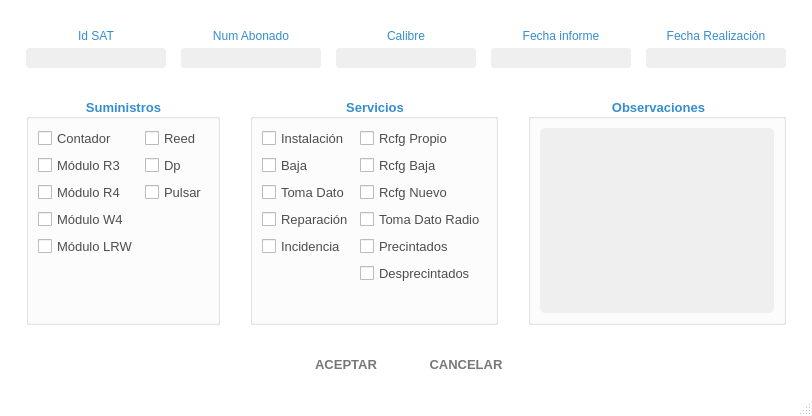
<?xml version="1.0" encoding="UTF-8"?>
<ui version="4.0">
 <class>Informe_Instalacion_Servicios</class>
 <widget class="QMainWindow" name="Informe_Instalacion_Servicios">
  <property name="geometry">
   <rect>
    <x>0</x>
    <y>0</y>
    <width>812</width>
    <height>416</height>
   </rect>
  </property>
  <property name="palette">
   <palette>
    <active>
     <colorrole role="Base">
      <brush brushstyle="SolidPattern">
       <color alpha="255">
        <red>46</red>
        <green>47</green>
        <blue>48</blue>
       </color>
      </brush>
     </colorrole>
     <colorrole role="Window">
      <brush brushstyle="SolidPattern">
       <color alpha="255">
        <red>255</red>
        <green>255</green>
        <blue>255</blue>
       </color>
      </brush>
     </colorrole>
    </active>
    <inactive>
     <colorrole role="Base">
      <brush brushstyle="SolidPattern">
       <color alpha="255">
        <red>46</red>
        <green>47</green>
        <blue>48</blue>
       </color>
      </brush>
     </colorrole>
     <colorrole role="Window">
      <brush brushstyle="SolidPattern">
       <color alpha="255">
        <red>255</red>
        <green>255</green>
        <blue>255</blue>
       </color>
      </brush>
     </colorrole>
    </inactive>
    <disabled>
     <colorrole role="Base">
      <brush brushstyle="SolidPattern">
       <color alpha="255">
        <red>255</red>
        <green>255</green>
        <blue>255</blue>
       </color>
      </brush>
     </colorrole>
     <colorrole role="Window">
      <brush brushstyle="SolidPattern">
       <color alpha="255">
        <red>255</red>
        <green>255</green>
        <blue>255</blue>
       </color>
      </brush>
     </colorrole>
    </disabled>
   </palette>
  </property>
  <property name="windowTitle">
   <string>MainWindow</string>
  </property>
  <widget class="QWidget" name="centralwidget">
   <layout class="QVBoxLayout" name="verticalLayout_13">
    <item>
     <layout class="QHBoxLayout" name="horizontalLayout_3">
      <property name="topMargin">
       <number>20</number>
      </property>
      <item>
       <spacer name="horizontalSpacer_3">
        <property name="orientation">
         <enum>Qt::Horizontal</enum>
        </property>
        <property name="sizeHint" stdset="0">
         <size>
          <width>40</width>
          <height>20</height>
         </size>
        </property>
       </spacer>
      </item>
      <item>
       <layout class="QVBoxLayout" name="verticalLayout_12">
        <property name="spacing">
         <number>20</number>
        </property>
        <item>
         <layout class="QVBoxLayout" name="verticalLayout_6">
          <property name="spacing">
           <number>30</number>
          </property>
          <item>
           <layout class="QHBoxLayout" name="horizontalLayout_4">
            <property name="spacing">
             <number>15</number>
            </property>
            <item>
             <layout class="QVBoxLayout" name="verticalLayout_85">
              <property name="spacing">
               <number>5</number>
              </property>
              <item>
               <widget class="QLabel" name="lb_ID_FINCA">
                <property name="styleSheet">
                 <string notr="true">font: 63 10pt &quot;Segoe UI Semibold&quot;;color: rgb(54, 141, 206);</string>
                </property>
                <property name="text">
                 <string>Id SAT</string>
                </property>
                <property name="alignment">
                 <set>Qt::AlignCenter</set>
                </property>
               </widget>
              </item>
              <item>
               <widget class="QLineEdit" name="le_id_sat">
                <property name="minimumSize">
                 <size>
                  <width>0</width>
                  <height>20</height>
                 </size>
                </property>
                <property name="styleSheet">
                 <string notr="true">background-color: #EFEFEF; 
border-radius: 3px;
color:rgb(50, 50, 50);</string>
                </property>
                <property name="alignment">
                 <set>Qt::AlignCenter</set>
                </property>
               </widget>
              </item>
             </layout>
            </item>
            <item>
             <layout class="QVBoxLayout" name="verticalLayout_86">
              <property name="spacing">
               <number>5</number>
              </property>
              <item>
               <widget class="QLabel" name="lb_ID_FINCA_2">
                <property name="styleSheet">
                 <string notr="true">font: 63 10pt &quot;Segoe UI Semibold&quot;;color: rgb(54, 141, 206);</string>
                </property>
                <property name="text">
                 <string>Num Abonado</string>
                </property>
                <property name="alignment">
                 <set>Qt::AlignCenter</set>
                </property>
               </widget>
              </item>
              <item>
               <widget class="QLineEdit" name="le_numero_abonado">
                <property name="minimumSize">
                 <size>
                  <width>0</width>
                  <height>20</height>
                 </size>
                </property>
                <property name="styleSheet">
                 <string notr="true">background-color: #EFEFEF; 
border-radius: 3px;
color:rgb(50, 50, 50);</string>
                </property>
                <property name="alignment">
                 <set>Qt::AlignCenter</set>
                </property>
               </widget>
              </item>
             </layout>
            </item>
            <item>
             <layout class="QVBoxLayout" name="verticalLayout_87">
              <property name="spacing">
               <number>5</number>
              </property>
              <item>
               <widget class="QLabel" name="lb_ID_FINCA_3">
                <property name="styleSheet">
                 <string notr="true">font: 63 10pt &quot;Segoe UI Semibold&quot;;color: rgb(54, 141, 206);</string>
                </property>
                <property name="text">
                 <string>Calibre</string>
                </property>
                <property name="alignment">
                 <set>Qt::AlignCenter</set>
                </property>
               </widget>
              </item>
              <item>
               <widget class="QLineEdit" name="le_calibre_real">
                <property name="minimumSize">
                 <size>
                  <width>0</width>
                  <height>20</height>
                 </size>
                </property>
                <property name="styleSheet">
                 <string notr="true">background-color: #EFEFEF; 
border-radius: 3px;
color:rgb(50, 50, 50);</string>
                </property>
                <property name="alignment">
                 <set>Qt::AlignCenter</set>
                </property>
               </widget>
              </item>
             </layout>
            </item>
            <item>
             <layout class="QVBoxLayout" name="verticalLayout_88">
              <property name="spacing">
               <number>5</number>
              </property>
              <item>
               <widget class="QLabel" name="lb_ID_FINCA_4">
                <property name="styleSheet">
                 <string notr="true">font: 63 10pt &quot;Segoe UI Semibold&quot;;color: rgb(54, 141, 206);</string>
                </property>
                <property name="text">
                 <string>Fecha informe</string>
                </property>
                <property name="alignment">
                 <set>Qt::AlignCenter</set>
                </property>
               </widget>
              </item>
              <item>
               <widget class="QLineEdit" name="le_fecha_informe">
                <property name="minimumSize">
                 <size>
                  <width>0</width>
                  <height>20</height>
                 </size>
                </property>
                <property name="styleSheet">
                 <string notr="true">background-color: #EFEFEF; 
border-radius: 3px;
color:rgb(50, 50, 50);</string>
                </property>
                <property name="alignment">
                 <set>Qt::AlignCenter</set>
                </property>
               </widget>
              </item>
             </layout>
            </item>
            <item>
             <layout class="QVBoxLayout" name="verticalLayout_89">
              <property name="spacing">
               <number>5</number>
              </property>
              <item>
               <widget class="QLabel" name="lb_ID_FINCA_5">
                <property name="styleSheet">
                 <string notr="true">font: 63 10pt &quot;Segoe UI Semibold&quot;;color: rgb(54, 141, 206);</string>
                </property>
                <property name="text">
                 <string>Fecha Realización</string>
                </property>
                <property name="alignment">
                 <set>Qt::AlignCenter</set>
                </property>
               </widget>
              </item>
              <item>
               <widget class="QLineEdit" name="le_fecha_realizacion">
                <property name="minimumSize">
                 <size>
                  <width>0</width>
                  <height>20</height>
                 </size>
                </property>
                <property name="styleSheet">
                 <string notr="true">background-color: #EFEFEF; 
border-radius: 3px;
color:rgb(50, 50, 50);</string>
                </property>
                <property name="alignment">
                 <set>Qt::AlignCenter</set>
                </property>
               </widget>
              </item>
             </layout>
            </item>
           </layout>
          </item>
          <item>
           <layout class="QHBoxLayout" name="horizontalLayout_5">
            <item>
             <layout class="QVBoxLayout" name="verticalLayout_11">
              <item>
               <widget class="QGroupBox" name="gb_suministros">
                <property name="font">
                 <font>
                  <family>Segoe UI</family>
                  <pointsize>10</pointsize>
                  <weight>75</weight>
                  <bold>true</bold>
                 </font>
                </property>
                <property name="styleSheet">
                 <string notr="true">color: rgb(54, 141, 206);
</string>
                </property>
                <property name="title">
                 <string>Suministros</string>
                </property>
                <property name="alignment">
                 <set>Qt::AlignCenter</set>
                </property>
                <layout class="QVBoxLayout" name="verticalLayout_4">
                 <item>
                  <layout class="QHBoxLayout" name="horizontalLayout">
                   <item>
                    <layout class="QVBoxLayout" name="verticalLayout">
                     <item>
                      <widget class="QCheckBox" name="cb_contador">
                       <property name="font">
                        <font>
                         <family>Segoe UI</family>
                         <pointsize>10</pointsize>
                        </font>
                       </property>
                       <property name="styleSheet">
                        <string notr="true">QCheckBox {
	color: rgb(77, 77, 77);
}

QCheckBox::indicator::checked{
    width: 25px;
	height: 25px;
	image: url(:/icons/checked.png);
}
QCheckBox::indicator::unchecked{
    width: 25px;
	height: 25px;
	image: url(:/icons/unchecked.png);
}</string>
                       </property>
                       <property name="text">
                        <string>Contador</string>
                       </property>
                      </widget>
                     </item>
                     <item>
                      <widget class="QCheckBox" name="cb_modulor3">
                       <property name="font">
                        <font>
                         <family>Segoe UI</family>
                         <pointsize>10</pointsize>
                        </font>
                       </property>
                       <property name="styleSheet">
                        <string notr="true">QCheckBox {
	color: rgb(77, 77, 77);
}

QCheckBox::indicator::checked{
    width: 25px;
	height: 25px;
	image: url(:/icons/checked.png);
}
QCheckBox::indicator::unchecked{
    width: 25px;
	height: 25px;
	image: url(:/icons/unchecked.png);
}</string>
                       </property>
                       <property name="text">
                        <string>Módulo R3</string>
                       </property>
                      </widget>
                     </item>
                     <item>
                      <widget class="QCheckBox" name="cb_modulor4">
                       <property name="font">
                        <font>
                         <family>Segoe UI</family>
                         <pointsize>10</pointsize>
                        </font>
                       </property>
                       <property name="styleSheet">
                        <string notr="true">QCheckBox {
	color: rgb(77, 77, 77);
}

QCheckBox::indicator::checked{
    width: 25px;
	height: 25px;
	image: url(:/icons/checked.png);
}
QCheckBox::indicator::unchecked{
    width: 25px;
	height: 25px;
	image: url(:/icons/unchecked.png);
}</string>
                       </property>
                       <property name="text">
                        <string>Módulo R4</string>
                       </property>
                      </widget>
                     </item>
                     <item>
                      <widget class="QCheckBox" name="cb_modulow4">
                       <property name="font">
                        <font>
                         <family>Segoe UI</family>
                         <pointsize>10</pointsize>
                        </font>
                       </property>
                       <property name="styleSheet">
                        <string notr="true">QCheckBox {
	color: rgb(77, 77, 77);
}

QCheckBox::indicator::checked{
    width: 25px;
	height: 25px;
	image: url(:/icons/checked.png);
}
QCheckBox::indicator::unchecked{
    width: 25px;
	height: 25px;
	image: url(:/icons/unchecked.png);
}</string>
                       </property>
                       <property name="text">
                        <string>Módulo W4</string>
                       </property>
                      </widget>
                     </item>
                     <item>
                      <widget class="QCheckBox" name="cb_modulolrw">
                       <property name="font">
                        <font>
                         <family>Segoe UI</family>
                         <pointsize>10</pointsize>
                        </font>
                       </property>
                       <property name="styleSheet">
                        <string notr="true">QCheckBox {
	color: rgb(77, 77, 77);
}

QCheckBox::indicator::checked{
    width: 25px;
	height: 25px;
	image: url(:/icons/checked.png);
}
QCheckBox::indicator::unchecked{
    width: 25px;
	height: 25px;
	image: url(:/icons/unchecked.png);
}</string>
                       </property>
                       <property name="text">
                        <string>Módulo LRW</string>
                       </property>
                      </widget>
                     </item>
                     <item>
                      <spacer name="verticalSpacer_2">
                       <property name="orientation">
                        <enum>Qt::Vertical</enum>
                       </property>
                       <property name="sizeHint" stdset="0">
                        <size>
                         <width>20</width>
                         <height>40</height>
                        </size>
                       </property>
                      </spacer>
                     </item>
                    </layout>
                   </item>
                   <item>
                    <layout class="QVBoxLayout" name="verticalLayout_3">
                     <item>
                      <layout class="QVBoxLayout" name="verticalLayout_2">
                       <item>
                        <widget class="QCheckBox" name="cb_reed">
                         <property name="font">
                          <font>
                           <family>Segoe UI</family>
                           <pointsize>10</pointsize>
                          </font>
                         </property>
                         <property name="styleSheet">
                          <string notr="true">QCheckBox {
	color: rgb(77, 77, 77);
}

QCheckBox::indicator::checked{
    width: 25px;
	height: 25px;
	image: url(:/icons/checked.png);
}
QCheckBox::indicator::unchecked{
    width: 25px;
	height: 25px;
	image: url(:/icons/unchecked.png);
}</string>
                         </property>
                         <property name="text">
                          <string>Reed</string>
                         </property>
                        </widget>
                       </item>
                       <item>
                        <widget class="QCheckBox" name="cb_dp">
                         <property name="font">
                          <font>
                           <family>Segoe UI</family>
                           <pointsize>10</pointsize>
                          </font>
                         </property>
                         <property name="styleSheet">
                          <string notr="true">QCheckBox {
	color: rgb(77, 77, 77);
}

QCheckBox::indicator::checked{
    width: 25px;
	height: 25px;
	image: url(:/icons/checked.png);
}
QCheckBox::indicator::unchecked{
    width: 25px;
	height: 25px;
	image: url(:/icons/unchecked.png);
}</string>
                         </property>
                         <property name="text">
                          <string>Dp</string>
                         </property>
                        </widget>
                       </item>
                       <item>
                        <widget class="QCheckBox" name="cb_pulsar">
                         <property name="font">
                          <font>
                           <family>Segoe UI</family>
                           <pointsize>10</pointsize>
                          </font>
                         </property>
                         <property name="styleSheet">
                          <string notr="true">QCheckBox {
	color: rgb(77, 77, 77);
}

QCheckBox::indicator::checked{
    width: 25px;
	height: 25px;
	image: url(:/icons/checked.png);
}
QCheckBox::indicator::unchecked{
    width: 25px;
	height: 25px;
	image: url(:/icons/unchecked.png);
}</string>
                         </property>
                         <property name="text">
                          <string>Pulsar</string>
                         </property>
                        </widget>
                       </item>
                      </layout>
                     </item>
                     <item>
                      <spacer name="verticalSpacer">
                       <property name="orientation">
                        <enum>Qt::Vertical</enum>
                       </property>
                       <property name="sizeHint" stdset="0">
                        <size>
                         <width>20</width>
                         <height>40</height>
                        </size>
                       </property>
                      </spacer>
                     </item>
                    </layout>
                   </item>
                  </layout>
                 </item>
                </layout>
               </widget>
              </item>
             </layout>
            </item>
            <item>
             <widget class="QGroupBox" name="gb_servicios">
              <property name="font">
               <font>
                <family>Segoe UI</family>
                <pointsize>10</pointsize>
                <weight>75</weight>
                <bold>true</bold>
               </font>
              </property>
              <property name="styleSheet">
               <string notr="true">color: rgb(54, 141, 206);
</string>
              </property>
              <property name="title">
               <string>Servicios</string>
              </property>
              <property name="alignment">
               <set>Qt::AlignCenter</set>
              </property>
              <layout class="QVBoxLayout" name="verticalLayout_9">
               <item>
                <layout class="QHBoxLayout" name="horizontalLayout_2">
                 <item>
                  <layout class="QVBoxLayout" name="verticalLayout_5">
                   <item>
                    <widget class="QCheckBox" name="cb_instalacion">
                     <property name="font">
                      <font>
                       <family>Segoe UI</family>
                       <pointsize>10</pointsize>
                      </font>
                     </property>
                     <property name="styleSheet">
                      <string notr="true">QCheckBox {
	color: rgb(77, 77, 77);
}

QCheckBox::indicator::checked{
    width: 25px;
	height: 25px;
	image: url(:/icons/checked.png);
}
QCheckBox::indicator::unchecked{
    width: 25px;
	height: 25px;
	image: url(:/icons/unchecked.png);
}</string>
                     </property>
                     <property name="text">
                      <string>Instalación</string>
                     </property>
                    </widget>
                   </item>
                   <item>
                    <widget class="QCheckBox" name="cb_baja">
                     <property name="font">
                      <font>
                       <family>Segoe UI</family>
                       <pointsize>10</pointsize>
                      </font>
                     </property>
                     <property name="styleSheet">
                      <string notr="true">QCheckBox {
	color: rgb(77, 77, 77);
}

QCheckBox::indicator::checked{
    width: 25px;
	height: 25px;
	image: url(:/icons/checked.png);
}
QCheckBox::indicator::unchecked{
    width: 25px;
	height: 25px;
	image: url(:/icons/unchecked.png);
}</string>
                     </property>
                     <property name="text">
                      <string>Baja</string>
                     </property>
                    </widget>
                   </item>
                   <item>
                    <widget class="QCheckBox" name="cb_toma_dato">
                     <property name="font">
                      <font>
                       <family>Segoe UI</family>
                       <pointsize>10</pointsize>
                      </font>
                     </property>
                     <property name="styleSheet">
                      <string notr="true">QCheckBox {
	color: rgb(77, 77, 77);
}

QCheckBox::indicator::checked{
    width: 25px;
	height: 25px;
	image: url(:/icons/checked.png);
}
QCheckBox::indicator::unchecked{
    width: 25px;
	height: 25px;
	image: url(:/icons/unchecked.png);
}</string>
                     </property>
                     <property name="text">
                      <string>Toma Dato</string>
                     </property>
                    </widget>
                   </item>
                   <item>
                    <widget class="QCheckBox" name="cb_reparacion">
                     <property name="font">
                      <font>
                       <family>Segoe UI</family>
                       <pointsize>10</pointsize>
                      </font>
                     </property>
                     <property name="styleSheet">
                      <string notr="true">QCheckBox {
	color: rgb(77, 77, 77);
}

QCheckBox::indicator::checked{
    width: 25px;
	height: 25px;
	image: url(:/icons/checked.png);
}
QCheckBox::indicator::unchecked{
    width: 25px;
	height: 25px;
	image: url(:/icons/unchecked.png);
}</string>
                     </property>
                     <property name="text">
                      <string>Reparación</string>
                     </property>
                    </widget>
                   </item>
                   <item>
                    <widget class="QCheckBox" name="cb_incidencia">
                     <property name="font">
                      <font>
                       <family>Segoe UI</family>
                       <pointsize>10</pointsize>
                      </font>
                     </property>
                     <property name="styleSheet">
                      <string notr="true">QCheckBox {
	color: rgb(77, 77, 77);
}

QCheckBox::indicator::checked{
    width: 25px;
	height: 25px;
	image: url(:/icons/checked.png);
}
QCheckBox::indicator::unchecked{
    width: 25px;
	height: 25px;
	image: url(:/icons/unchecked.png);
}</string>
                     </property>
                     <property name="text">
                      <string>Incidencia</string>
                     </property>
                    </widget>
                   </item>
                   <item>
                    <spacer name="verticalSpacer_4">
                     <property name="orientation">
                      <enum>Qt::Vertical</enum>
                     </property>
                     <property name="sizeHint" stdset="0">
                      <size>
                       <width>20</width>
                       <height>40</height>
                      </size>
                     </property>
                    </spacer>
                   </item>
                  </layout>
                 </item>
                 <item>
                  <layout class="QVBoxLayout" name="verticalLayout_8">
                   <item>
                    <layout class="QVBoxLayout" name="verticalLayout_7">
                     <item>
                      <widget class="QCheckBox" name="cb_refugio_propio">
                       <property name="font">
                        <font>
                         <family>Segoe UI</family>
                         <pointsize>10</pointsize>
                        </font>
                       </property>
                       <property name="styleSheet">
                        <string notr="true">QCheckBox {
	color: rgb(77, 77, 77);
}

QCheckBox::indicator::checked{
    width: 25px;
	height: 25px;
	image: url(:/icons/checked.png);
}
QCheckBox::indicator::unchecked{
    width: 25px;
	height: 25px;
	image: url(:/icons/unchecked.png);
}</string>
                       </property>
                       <property name="text">
                        <string>Rcfg Propio</string>
                       </property>
                      </widget>
                     </item>
                     <item>
                      <widget class="QCheckBox" name="cb_refugio_baja">
                       <property name="font">
                        <font>
                         <family>Segoe UI</family>
                         <pointsize>10</pointsize>
                        </font>
                       </property>
                       <property name="styleSheet">
                        <string notr="true">QCheckBox {
	color: rgb(77, 77, 77);
}

QCheckBox::indicator::checked{
    width: 25px;
	height: 25px;
	image: url(:/icons/checked.png);
}
QCheckBox::indicator::unchecked{
    width: 25px;
	height: 25px;
	image: url(:/icons/unchecked.png);
}</string>
                       </property>
                       <property name="text">
                        <string>Rcfg Baja</string>
                       </property>
                      </widget>
                     </item>
                     <item>
                      <widget class="QCheckBox" name="cb_refugio_nuevo">
                       <property name="font">
                        <font>
                         <family>Segoe UI</family>
                         <pointsize>10</pointsize>
                        </font>
                       </property>
                       <property name="styleSheet">
                        <string notr="true">QCheckBox {
	color: rgb(77, 77, 77);
}

QCheckBox::indicator::checked{
    width: 25px;
	height: 25px;
	image: url(:/icons/checked.png);
}
QCheckBox::indicator::unchecked{
    width: 25px;
	height: 25px;
	image: url(:/icons/unchecked.png);
}</string>
                       </property>
                       <property name="text">
                        <string>Rcfg Nuevo</string>
                       </property>
                      </widget>
                     </item>
                     <item>
                      <widget class="QCheckBox" name="cb_toma_dato_radio">
                       <property name="font">
                        <font>
                         <family>Segoe UI</family>
                         <pointsize>10</pointsize>
                        </font>
                       </property>
                       <property name="styleSheet">
                        <string notr="true">QCheckBox {
	color: rgb(77, 77, 77);
}

QCheckBox::indicator::checked{
    width: 25px;
	height: 25px;
	image: url(:/icons/checked.png);
}
QCheckBox::indicator::unchecked{
    width: 25px;
	height: 25px;
	image: url(:/icons/unchecked.png);
}</string>
                       </property>
                       <property name="text">
                        <string>Toma Dato Radio</string>
                       </property>
                      </widget>
                     </item>
                     <item>
                      <widget class="QCheckBox" name="cb_precintados">
                       <property name="font">
                        <font>
                         <family>Segoe UI</family>
                         <pointsize>10</pointsize>
                        </font>
                       </property>
                       <property name="styleSheet">
                        <string notr="true">QCheckBox {
	color: rgb(77, 77, 77);
}

QCheckBox::indicator::checked{
    width: 25px;
	height: 25px;
	image: url(:/icons/checked.png);
}
QCheckBox::indicator::unchecked{
    width: 25px;
	height: 25px;
	image: url(:/icons/unchecked.png);
}</string>
                       </property>
                       <property name="text">
                        <string>Precintados</string>
                       </property>
                      </widget>
                     </item>
                     <item>
                      <widget class="QCheckBox" name="cb_desprecintados">
                       <property name="font">
                        <font>
                         <family>Segoe UI</family>
                         <pointsize>10</pointsize>
                        </font>
                       </property>
                       <property name="styleSheet">
                        <string notr="true">QCheckBox {
	color: rgb(77, 77, 77);
}

QCheckBox::indicator::checked{
    width: 25px;
	height: 25px;
	image: url(:/icons/checked.png);
}
QCheckBox::indicator::unchecked{
    width: 25px;
	height: 25px;
	image: url(:/icons/unchecked.png);
}</string>
                       </property>
                       <property name="text">
                        <string>Desprecintados</string>
                       </property>
                      </widget>
                     </item>
                     <item>
                      <spacer name="verticalSpacer_3">
                       <property name="orientation">
                        <enum>Qt::Vertical</enum>
                       </property>
                       <property name="sizeHint" stdset="0">
                        <size>
                         <width>20</width>
                         <height>40</height>
                        </size>
                       </property>
                      </spacer>
                     </item>
                    </layout>
                   </item>
                  </layout>
                 </item>
                </layout>
               </item>
              </layout>
             </widget>
            </item>
            <item>
             <widget class="QGroupBox" name="gb_servicios_2">
              <property name="font">
               <font>
                <family>Segoe UI</family>
                <pointsize>10</pointsize>
                <weight>75</weight>
                <bold>true</bold>
               </font>
              </property>
              <property name="styleSheet">
               <string notr="true">color: rgb(54, 141, 206);
</string>
              </property>
              <property name="title">
               <string>Observaciones</string>
              </property>
              <property name="alignment">
               <set>Qt::AlignCenter</set>
              </property>
              <layout class="QVBoxLayout" name="verticalLayout_14">
               <item>
                <widget class="QPlainTextEdit" name="pt_observaciones">
                 <property name="styleSheet">
                  <string notr="true">background-color: #EFEFEF; 
border-radius: 5px;
color:rgb(50, 50, 50);</string>
                 </property>
                </widget>
               </item>
              </layout>
             </widget>
            </item>
            <item>
             <layout class="QVBoxLayout" name="verticalLayout_10"/>
            </item>
           </layout>
          </item>
         </layout>
        </item>
        <item>
         <layout class="QHBoxLayout" name="horizontalLayout_6">
          <property name="spacing">
           <number>20</number>
          </property>
          <property name="topMargin">
           <number>10</number>
          </property>
          <property name="bottomMargin">
           <number>10</number>
          </property>
          <item>
           <spacer name="horizontalSpacer">
            <property name="orientation">
             <enum>Qt::Horizontal</enum>
            </property>
            <property name="sizeHint" stdset="0">
             <size>
              <width>40</width>
              <height>20</height>
             </size>
            </property>
           </spacer>
          </item>
          <item>
           <widget class="QPushButton" name="pb_aceptar">
            <property name="minimumSize">
             <size>
              <width>100</width>
              <height>0</height>
             </size>
            </property>
            <property name="font">
             <font>
              <family>Segoe UI</family>
              <pointsize>10</pointsize>
              <weight>75</weight>
              <bold>true</bold>
             </font>
            </property>
            <property name="styleSheet">
             <string notr="true">border-radius: 10px;
color:rgb(120, 120, 120);</string>
            </property>
            <property name="text">
             <string>ACEPTAR</string>
            </property>
            <property name="icon">
             <iconset resource="assets.qrc">
              <normaloff>:/icons/accept.png</normaloff>:/icons/accept.png</iconset>
            </property>
            <property name="iconSize">
             <size>
              <width>20</width>
              <height>20</height>
             </size>
            </property>
            <property name="flat">
             <bool>true</bool>
            </property>
           </widget>
          </item>
          <item>
           <widget class="QPushButton" name="pb_cancelar">
            <property name="minimumSize">
             <size>
              <width>100</width>
              <height>0</height>
             </size>
            </property>
            <property name="font">
             <font>
              <family>Segoe UI</family>
              <pointsize>10</pointsize>
              <weight>75</weight>
              <bold>true</bold>
             </font>
            </property>
            <property name="styleSheet">
             <string notr="true">border-radius: 10px;
color:rgb(120, 120, 120);</string>
            </property>
            <property name="text">
             <string>CANCELAR</string>
            </property>
            <property name="icon">
             <iconset resource="assets.qrc">
              <normaloff>:/icons/cancel.png</normaloff>:/icons/cancel.png</iconset>
            </property>
            <property name="iconSize">
             <size>
              <width>20</width>
              <height>20</height>
             </size>
            </property>
            <property name="flat">
             <bool>true</bool>
            </property>
           </widget>
          </item>
          <item>
           <spacer name="horizontalSpacer_2">
            <property name="orientation">
             <enum>Qt::Horizontal</enum>
            </property>
            <property name="sizeHint" stdset="0">
             <size>
              <width>40</width>
              <height>20</height>
             </size>
            </property>
           </spacer>
          </item>
         </layout>
        </item>
       </layout>
      </item>
      <item>
       <spacer name="horizontalSpacer_4">
        <property name="orientation">
         <enum>Qt::Horizontal</enum>
        </property>
        <property name="sizeHint" stdset="0">
         <size>
          <width>40</width>
          <height>20</height>
         </size>
        </property>
       </spacer>
      </item>
     </layout>
    </item>
   </layout>
  </widget>
  <widget class="QMenuBar" name="menubar">
   <property name="geometry">
    <rect>
     <x>0</x>
     <y>0</y>
     <width>812</width>
     <height>20</height>
    </rect>
   </property>
  </widget>
  <widget class="QStatusBar" name="statusbar"/>
 </widget>
 <resources>
  <include location="assets.qrc"/>
 </resources>
 <connections/>
</ui>
